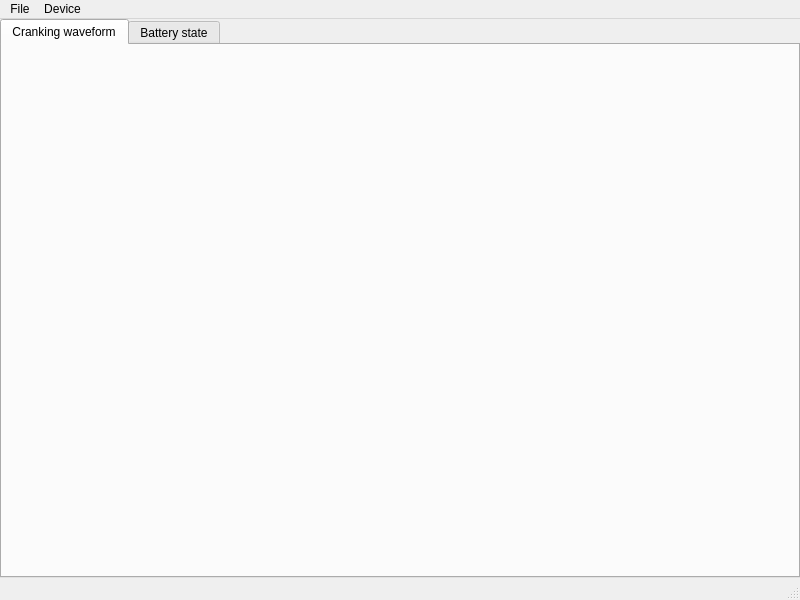
<?xml version="1.0" encoding="UTF-8"?>
<ui version="4.0">
 <class>MainWindow</class>
 <widget class="QMainWindow" name="MainWindow">
  <property name="geometry">
   <rect>
    <x>0</x>
    <y>0</y>
    <width>800</width>
    <height>600</height>
   </rect>
  </property>
  <property name="windowTitle">
   <string>KBTinfo</string>
  </property>
  <property name="windowIcon">
   <iconset resource="resources.qrc">
    <normaloff>:/images/car-battery-solid.png</normaloff>:/images/car-battery-solid.png</iconset>
  </property>
  <property name="locale">
   <locale language="English" country="World"/>
  </property>
  <widget class="QWidget" name="centralwidget">
   <layout class="QGridLayout" name="gridLayout">
    <property name="leftMargin">
     <number>0</number>
    </property>
    <property name="topMargin">
     <number>0</number>
    </property>
    <property name="rightMargin">
     <number>0</number>
    </property>
    <property name="bottomMargin">
     <number>0</number>
    </property>
    <item row="0" column="0">
     <widget class="QTabWidget" name="tabWidget">
      <property name="currentIndex">
       <number>0</number>
      </property>
      <widget class="QWidget" name="tabCranking">
       <attribute name="title">
        <string>Cranking waveform</string>
       </attribute>
      </widget>
      <widget class="QWidget" name="tabBattState">
       <attribute name="title">
        <string>Battery state</string>
       </attribute>
       <layout class="QFormLayout" name="formLayout">
        <item row="0" column="0">
         <widget class="QLabel" name="lSoh">
          <property name="text">
           <string>SOH:</string>
          </property>
         </widget>
        </item>
        <item row="0" column="1">
         <widget class="QProgressBar" name="pbSoh">
          <property name="value">
           <number>0</number>
          </property>
         </widget>
        </item>
        <item row="1" column="0">
         <widget class="QLabel" name="lSoc">
          <property name="text">
           <string>SOC:</string>
          </property>
         </widget>
        </item>
        <item row="1" column="1">
         <widget class="QProgressBar" name="pbSoc">
          <property name="value">
           <number>0</number>
          </property>
         </widget>
        </item>
        <item row="2" column="1">
         <widget class="Line" name="line">
          <property name="orientation">
           <enum>Qt::Horizontal</enum>
          </property>
         </widget>
        </item>
        <item row="3" column="0">
         <widget class="QLabel" name="lIntRes">
          <property name="text">
           <string>&lt;html&gt;&lt;head/&gt;&lt;body&gt;&lt;p&gt;Internal&lt;br&gt;resistance:&lt;/p&gt;&lt;/body&gt;&lt;/html&gt;</string>
          </property>
         </widget>
        </item>
        <item row="3" column="1">
         <widget class="QLabel" name="lRes">
          <property name="font">
           <font>
            <pointsize>18</pointsize>
           </font>
          </property>
          <property name="text">
           <string>N/A</string>
          </property>
         </widget>
        </item>
        <item row="4" column="1">
         <widget class="Line" name="line_2">
          <property name="orientation">
           <enum>Qt::Horizontal</enum>
          </property>
         </widget>
        </item>
        <item row="5" column="0">
         <widget class="QLabel" name="lTestNorm">
          <property name="text">
           <string>&lt;html&gt;&lt;head/&gt;&lt;body&gt;&lt;p&gt;Test&lt;br&gt;norm:&lt;/p&gt;&lt;/body&gt;&lt;/html&gt;</string>
          </property>
         </widget>
        </item>
        <item row="5" column="1">
         <widget class="QLabel" name="lTNorm">
          <property name="font">
           <font>
            <pointsize>18</pointsize>
           </font>
          </property>
          <property name="text">
           <string>N/A</string>
          </property>
         </widget>
        </item>
        <item row="6" column="1">
         <widget class="Line" name="line_3">
          <property name="orientation">
           <enum>Qt::Horizontal</enum>
          </property>
         </widget>
        </item>
        <item row="7" column="0">
         <widget class="QLabel" name="lTestRes">
          <property name="text">
           <string>&lt;html&gt;&lt;head/&gt;&lt;body&gt;&lt;p&gt;Test&lt;br&gt;result:&lt;/p&gt;&lt;/body&gt;&lt;/html&gt;</string>
          </property>
         </widget>
        </item>
        <item row="7" column="1">
         <widget class="QLabel" name="lTRes">
          <property name="font">
           <font>
            <pointsize>18</pointsize>
           </font>
          </property>
          <property name="text">
           <string>N/A</string>
          </property>
         </widget>
        </item>
        <item row="8" column="1">
         <widget class="Line" name="line_4">
          <property name="orientation">
           <enum>Qt::Horizontal</enum>
          </property>
         </widget>
        </item>
        <item row="9" column="0">
         <widget class="QLabel" name="lVoltage">
          <property name="text">
           <string>&lt;html&gt;&lt;head/&gt;&lt;body&gt;&lt;p&gt;Battery&lt;br&gt;voltage:&lt;/p&gt;&lt;/body&gt;&lt;/html&gt;</string>
          </property>
         </widget>
        </item>
        <item row="9" column="1">
         <widget class="QLabel" name="lVol">
          <property name="font">
           <font>
            <pointsize>18</pointsize>
           </font>
          </property>
          <property name="text">
           <string>N/A</string>
          </property>
         </widget>
        </item>
        <item row="11" column="0">
         <widget class="QLabel" name="lOverallCond">
          <property name="text">
           <string>&lt;html&gt;&lt;head/&gt;&lt;body&gt;&lt;p&gt;Overall&lt;br&gt;condition:&lt;/p&gt;&lt;/body&gt;&lt;/html&gt;</string>
          </property>
         </widget>
        </item>
        <item row="11" column="1">
         <widget class="QLabel" name="lCond">
          <property name="font">
           <font>
            <pointsize>18</pointsize>
           </font>
          </property>
          <property name="text">
           <string>N/A</string>
          </property>
         </widget>
        </item>
        <item row="10" column="1">
         <widget class="Line" name="line_5">
          <property name="orientation">
           <enum>Qt::Horizontal</enum>
          </property>
         </widget>
        </item>
       </layout>
      </widget>
     </widget>
    </item>
   </layout>
  </widget>
  <widget class="QMenuBar" name="menubar">
   <property name="geometry">
    <rect>
     <x>0</x>
     <y>0</y>
     <width>800</width>
     <height>21</height>
    </rect>
   </property>
   <widget class="QMenu" name="menuFile">
    <property name="title">
     <string>File</string>
    </property>
    <widget class="QMenu" name="menuSave">
     <property name="title">
      <string>Save...</string>
     </property>
     <addaction name="saveState"/>
     <addaction name="saveWaveform"/>
     <addaction name="saveBoth"/>
    </widget>
    <widget class="QMenu" name="menuPrint">
     <property name="title">
      <string>Print...</string>
     </property>
     <addaction name="printState"/>
     <addaction name="printWaveform"/>
     <addaction name="printBoth"/>
    </widget>
    <addaction name="menuSave"/>
    <addaction name="menuPrint"/>
    <addaction name="separator"/>
    <addaction name="actionOptions"/>
    <addaction name="actionAbout"/>
    <addaction name="separator"/>
    <addaction name="actionExit"/>
   </widget>
   <widget class="QMenu" name="menuDevice">
    <property name="title">
     <string>Device</string>
    </property>
    <addaction name="connectToDevice"/>
    <addaction name="disconnectFromDevice"/>
    <addaction name="separator"/>
    <addaction name="updateFirmware"/>
   </widget>
   <addaction name="menuFile"/>
   <addaction name="menuDevice"/>
  </widget>
  <widget class="QStatusBar" name="statusbar"/>
  <action name="actionOptions">
   <property name="text">
    <string>Options</string>
   </property>
  </action>
  <action name="actionAbout">
   <property name="text">
    <string>About...</string>
   </property>
  </action>
  <action name="actionExit">
   <property name="text">
    <string>Exit</string>
   </property>
  </action>
  <action name="connectToDevice">
   <property name="enabled">
    <bool>false</bool>
   </property>
   <property name="text">
    <string>Connect</string>
   </property>
  </action>
  <action name="disconnectFromDevice">
   <property name="enabled">
    <bool>false</bool>
   </property>
   <property name="text">
    <string>Disconnect</string>
   </property>
  </action>
  <action name="updateFirmware">
   <property name="enabled">
    <bool>false</bool>
   </property>
   <property name="text">
    <string>Firmware update</string>
   </property>
  </action>
  <action name="actionSave_state_and_waveform">
   <property name="text">
    <string>Save state and waveform</string>
   </property>
  </action>
  <action name="actionPrint_state_and_waveform">
   <property name="text">
    <string>Print state and waveform</string>
   </property>
  </action>
  <action name="saveState">
   <property name="enabled">
    <bool>false</bool>
   </property>
   <property name="text">
    <string>State</string>
   </property>
  </action>
  <action name="saveWaveform">
   <property name="enabled">
    <bool>false</bool>
   </property>
   <property name="text">
    <string>Waveform</string>
   </property>
  </action>
  <action name="saveBoth">
   <property name="enabled">
    <bool>false</bool>
   </property>
   <property name="text">
    <string>Both</string>
   </property>
  </action>
  <action name="printState">
   <property name="enabled">
    <bool>false</bool>
   </property>
   <property name="text">
    <string>State</string>
   </property>
  </action>
  <action name="printWaveform">
   <property name="enabled">
    <bool>false</bool>
   </property>
   <property name="text">
    <string>Waveform</string>
   </property>
  </action>
  <action name="printBoth">
   <property name="enabled">
    <bool>false</bool>
   </property>
   <property name="text">
    <string>Both</string>
   </property>
  </action>
 </widget>
 <resources>
  <include location="resources.qrc"/>
 </resources>
 <connections>
  <connection>
   <sender>actionOptions</sender>
   <signal>triggered()</signal>
   <receiver>MainWindow</receiver>
   <slot>showOptions()</slot>
   <hints>
    <hint type="sourcelabel">
     <x>-1</x>
     <y>-1</y>
    </hint>
    <hint type="destinationlabel">
     <x>399</x>
     <y>299</y>
    </hint>
   </hints>
  </connection>
  <connection>
   <sender>actionAbout</sender>
   <signal>triggered()</signal>
   <receiver>MainWindow</receiver>
   <slot>showAbout()</slot>
   <hints>
    <hint type="sourcelabel">
     <x>-1</x>
     <y>-1</y>
    </hint>
    <hint type="destinationlabel">
     <x>399</x>
     <y>299</y>
    </hint>
   </hints>
  </connection>
  <connection>
   <sender>actionExit</sender>
   <signal>triggered()</signal>
   <receiver>MainWindow</receiver>
   <slot>close()</slot>
   <hints>
    <hint type="sourcelabel">
     <x>-1</x>
     <y>-1</y>
    </hint>
    <hint type="destinationlabel">
     <x>399</x>
     <y>299</y>
    </hint>
   </hints>
  </connection>
  <connection>
   <sender>saveState</sender>
   <signal>triggered()</signal>
   <receiver>MainWindow</receiver>
   <slot>saveState()</slot>
   <hints>
    <hint type="sourcelabel">
     <x>-1</x>
     <y>-1</y>
    </hint>
    <hint type="destinationlabel">
     <x>399</x>
     <y>299</y>
    </hint>
   </hints>
  </connection>
  <connection>
   <sender>saveWaveform</sender>
   <signal>triggered()</signal>
   <receiver>MainWindow</receiver>
   <slot>saveWaveform()</slot>
   <hints>
    <hint type="sourcelabel">
     <x>-1</x>
     <y>-1</y>
    </hint>
    <hint type="destinationlabel">
     <x>399</x>
     <y>299</y>
    </hint>
   </hints>
  </connection>
  <connection>
   <sender>saveBoth</sender>
   <signal>triggered()</signal>
   <receiver>MainWindow</receiver>
   <slot>saveBoth()</slot>
   <hints>
    <hint type="sourcelabel">
     <x>-1</x>
     <y>-1</y>
    </hint>
    <hint type="destinationlabel">
     <x>399</x>
     <y>299</y>
    </hint>
   </hints>
  </connection>
  <connection>
   <sender>printState</sender>
   <signal>triggered()</signal>
   <receiver>MainWindow</receiver>
   <slot>printState()</slot>
   <hints>
    <hint type="sourcelabel">
     <x>-1</x>
     <y>-1</y>
    </hint>
    <hint type="destinationlabel">
     <x>399</x>
     <y>299</y>
    </hint>
   </hints>
  </connection>
  <connection>
   <sender>printWaveform</sender>
   <signal>triggered()</signal>
   <receiver>MainWindow</receiver>
   <slot>printWaveform()</slot>
   <hints>
    <hint type="sourcelabel">
     <x>-1</x>
     <y>-1</y>
    </hint>
    <hint type="destinationlabel">
     <x>399</x>
     <y>299</y>
    </hint>
   </hints>
  </connection>
  <connection>
   <sender>printBoth</sender>
   <signal>triggered()</signal>
   <receiver>MainWindow</receiver>
   <slot>printBoth()</slot>
   <hints>
    <hint type="sourcelabel">
     <x>-1</x>
     <y>-1</y>
    </hint>
    <hint type="destinationlabel">
     <x>399</x>
     <y>299</y>
    </hint>
   </hints>
  </connection>
  <connection>
   <sender>updateFirmware</sender>
   <signal>triggered()</signal>
   <receiver>MainWindow</receiver>
   <slot>updateFirmware()</slot>
   <hints>
    <hint type="sourcelabel">
     <x>-1</x>
     <y>-1</y>
    </hint>
    <hint type="destinationlabel">
     <x>399</x>
     <y>299</y>
    </hint>
   </hints>
  </connection>
  <connection>
   <sender>connectToDevice</sender>
   <signal>triggered()</signal>
   <receiver>MainWindow</receiver>
   <slot>connectToDevice()</slot>
   <hints>
    <hint type="sourcelabel">
     <x>-1</x>
     <y>-1</y>
    </hint>
    <hint type="destinationlabel">
     <x>399</x>
     <y>299</y>
    </hint>
   </hints>
  </connection>
  <connection>
   <sender>disconnectFromDevice</sender>
   <signal>triggered()</signal>
   <receiver>MainWindow</receiver>
   <slot>disconnectFromDevice()</slot>
   <hints>
    <hint type="sourcelabel">
     <x>-1</x>
     <y>-1</y>
    </hint>
    <hint type="destinationlabel">
     <x>399</x>
     <y>299</y>
    </hint>
   </hints>
  </connection>
 </connections>
 <slots>
  <slot>showOptions()</slot>
  <slot>showAbout()</slot>
  <slot>saveState()</slot>
  <slot>saveWaveform()</slot>
  <slot>saveBoth()</slot>
  <slot>printState()</slot>
  <slot>printWaveform()</slot>
  <slot>printBoth()</slot>
  <slot>connectToDevice()</slot>
  <slot>disconnectFromDevice()</slot>
  <slot>updateFirmware()</slot>
 </slots>
</ui>
